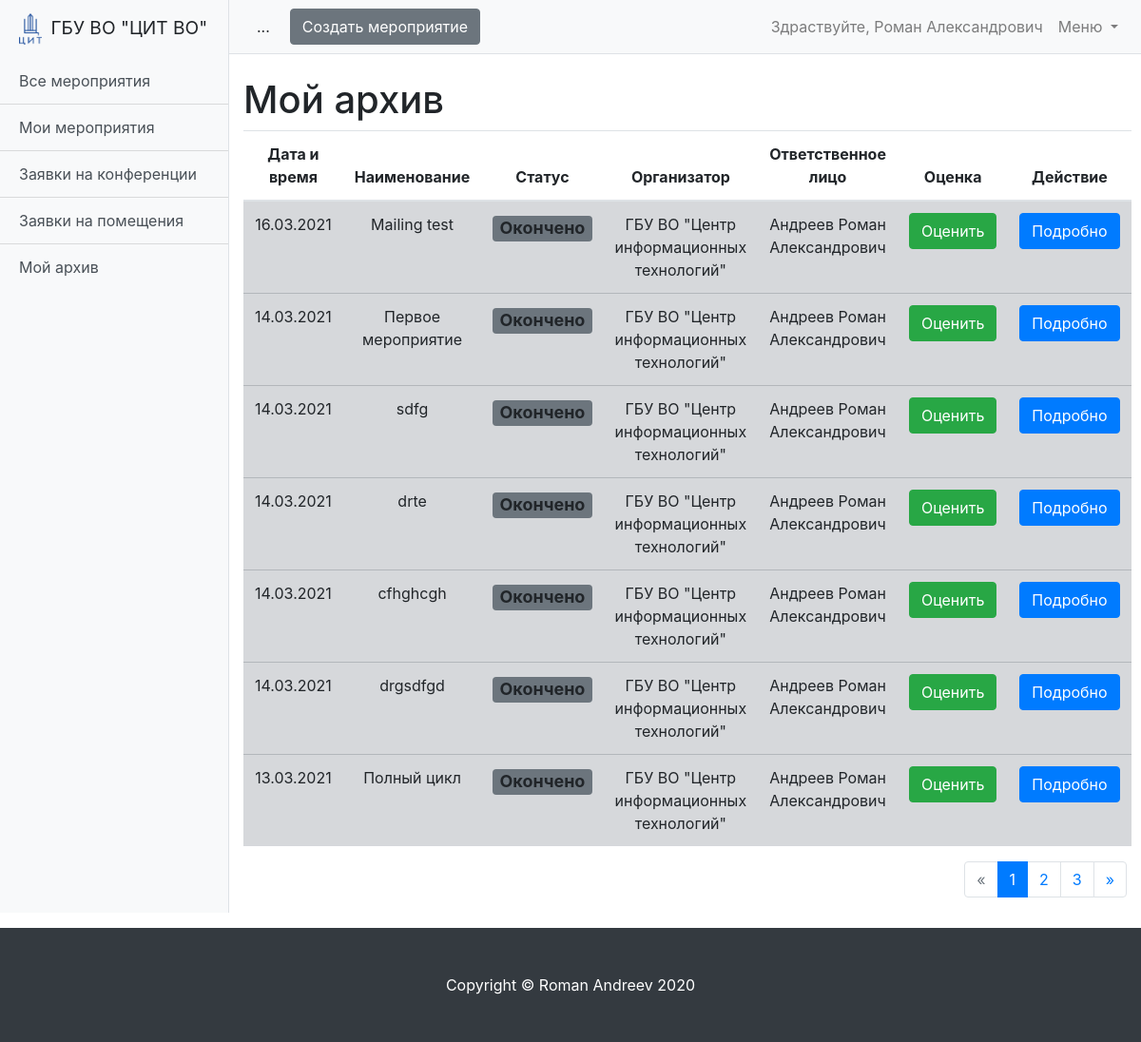
The app's page /schedule/event-archive/ (signed in), older data.
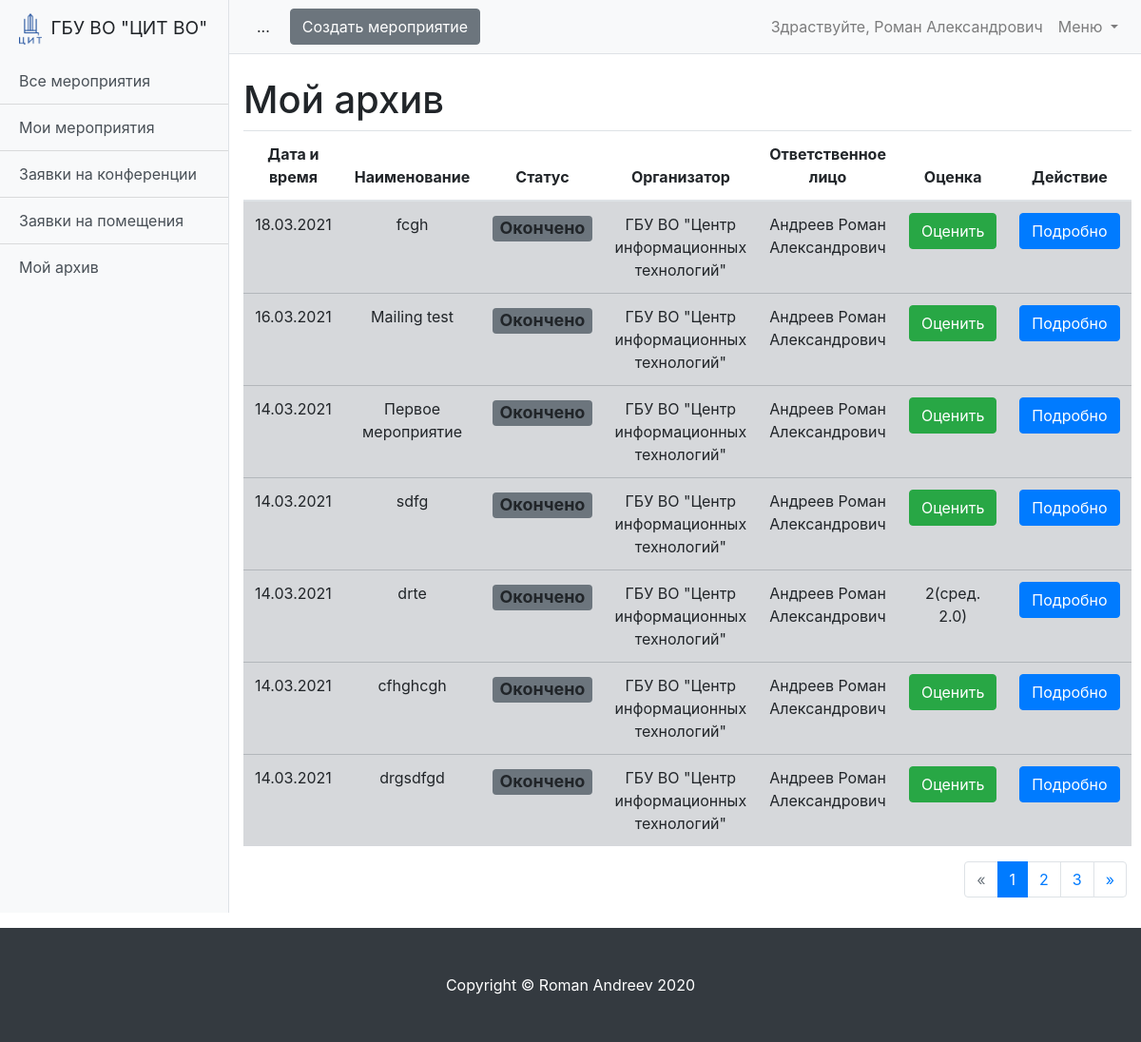
The same page, newer data.
### schedule/models.py (models this page shows, shortened)
class Event(models.Model):
    MESSAGES = {
        'create': 'Мероприятие создано!',
        'update': 'Мероприятие изменено!',
        'delete': 'Мероприятие удалено!'
    }
    STATUS_DRAFT = 'draft'
    STATUS_WAIT = 'wait'
    STATUS_READY = 'ready'
    STATUS_REJECTION = 'rejection'
    STATUS_COMPLETED = 'completed'
    STATUS_CHOICES = (
        (STATUS_DRAFT, 'Черновик'),
        (STATUS_WAIT, 'Ожидание'),
        (STATUS_READY, 'Готово'),
        (STATUS_REJECTION, 'Отказ'),
        (STATUS_COMPLETED, 'Окончено')
    )
    name = models.CharField(max_length=255, verbose_name='Название мероприятия')
    description = models.TextField(verbose_name='Описание')
    organization = models.ForeignKey('Organization', verbose_name='Организация', on_delete=models.CASCADE)  # Возможно избыточно
    owner = models.ForeignKey('User', verbose_name='Владелец', on_delete=models.CASCADE)
    date_start = models.DateField(verbose_name='Дата начала мероприятия', null=True, blank=True)
    date_end = models.DateField(verbose_name='Дата окончания мероприятия', null=True, blank=True)
    created_at = models.DateTimeField(auto_now=True)
    status = models.CharField(
        max_length=100,
        verbose_name='Статус мероприятия',
        choices=STATUS_CHOICES,
        default=STATUS_DRAFT
    )
    def get_absolute_url(self):
        return reverse('event_detail', kwargs={'pk': self.pk})
    def get_avg_grade(self):
        return Grade.objects.filter(event=self).aggregate(models.Avg('grade'))['grade__avg']
    def get_grade(self):
        return get_object_or_none(Grade, event=self).grade
    class Meta:
        ordering = ['date_start']
        verbose_name = 'Мероприятие'
        verbose_name_plural = 'Мероприятия'

class Organization(models.Model):
    name = models.CharField(max_length=255, verbose_name='Название организации')
    room = models.ManyToManyField('Room', verbose_name='Доступные помещения', related_name='related_room')
    created_at = models.DateTimeField(auto_now=True)
    def __str__(self):
        return self.name
    class Meta:
        ordering = ['name']
        verbose_name = 'Организация'
        verbose_name_plural = 'Организации'

class User(AbstractUser):
    is_operator = models.BooleanField(default=False, verbose_name='Опертор')
    is_assistant = models.BooleanField(default=False, verbose_name='Ассистент')
    organization = models.ForeignKey('Organization', verbose_name='Организация', on_delete=models.SET_NULL,
                                     null=True, blank=True)
    subscribe_mail = models.BooleanField(verbose_name='Подписка на почтовую рассылку', default=False)
    telegram = models.CharField(max_length=10, verbose_name='Телеграм чат-id', null=True, blank=True)
    subscribe_telegram = models.BooleanField(verbose_name='Подписка на рассылку в телеграм', default=False)
    phone = models.CharField(max_length=100, verbose_name='Телефон', null=True, blank=True)
    def __str__(self):
        return f'{self.last_name} {self.first_name}'

class Grade(models.Model):
    GRADE_1 = 1
    GRADE_2 = 2
    GRADE_3 = 3
    GRADE_4 = 4
    GRADE_5 = 5
    GRADE_CHOICES = (
        (GRADE_1, 'Очень плохо'),
        (GRADE_2, 'Плохо'),
        (GRADE_3, 'Удовлетворительно'),
        (GRADE_4, 'Хорошо'),
        (GRADE_5, 'Отлично')
    )
    event = models.ForeignKey('Event', verbose_name='Мероприятие', on_delete=models.CASCADE)
    created_by = models.ForeignKey('User', verbose_name='Сотрудник', on_delete=models.CASCADE)
    grade = models.SmallIntegerField(verbose_name='Оценка', choices=GRADE_CHOICES)
    comment = models.TextField(verbose_name='Комментарий', null=True, blank=True)
    created_at = models.DateTimeField(auto_now=True)
    class Meta:
        ordering = ['created_at']
        verbose_name = 'Оценка'
        verbose_name_plural = 'Оценки'

### schedule/views/event.py (the view)
# urls.py: path('event-archive/', ArchiveEventsListView.as_view(), name='event_archive'),
class ArchiveEventsListView(LoginRequiredMixin, HelpMixin, ListView):
    model = Event
    paginate_by = 7
    ordering = '-date_start'
    template_name = 'schedule/event_archive.html'
    def get_queryset(self):
        queryset = super().get_queryset()
        set_status_completed(queryset)
        return queryset.filter(
            status__in=('completed',),
            owner=self.request.user
        )

### schedule/models.py (called while the page is built)
def get_object_or_none(klass, *args, **kwargs):
    queryset = _get_queryset(klass)
    try:
        return queryset.get(*args, **kwargs)
    except queryset.model.DoesNotExist:
        return None

### schedule/services.py (called while the page is built)
def set_status_completed(queryset):
    if queryset.model == Event:
        completed_list = queryset.filter(date_start__lt=today, status__in=['wait', 'ready', 'rejection'])
        if completed_list:
            conference = Conference.objects.filter(event__in=completed_list, date__lt=today)
            booking = Booking.objects.filter(event__in=completed_list, date__lt=today)
            conference.update(status='completed')
            booking.update(status='completed')
            completed_list.filter(date_end__lt=today).update(status='completed')
    if queryset.model in [Conference, Booking]:
        completed_list = queryset.filter(date__lt=today, status__in=['wait', 'ready', 'rejection'])
        if completed_list:
            completed_list.update(status='completed')

### schedule/templatetags/custom_filter.py (called while the page is built)
@register.filter
def get_postfix(status):
    return status_postfix_css_class.get(status)

### schedule/templates/schedule/event_archive.html
{% extends 'schedule/event_list.html' %}
{% block title %}Мой архив{% endblock title %}
{% block title_grade %}
<th scope="col">
    Оценка
</th>
{% endblock title_grade %}
{% block grade %}
<td>
    {% if event.get_avg_grade %}
    {{ event.get_grade }}(сред. {{ event.get_avg_grade }})
    {% else %}
    <a class="btn btn-success" href="{% url 'grade' pk=event.pk %}" role="button">Оценить</a>
    {% endif %}
</td>
{% endblock grade %}

### schedule/templates/schedule/event_list.html
{% extends 'schedule/base.html' %}
{% load custom_filter %}
{% block content %}
<h1 class="mt-4">{% block title %}Предстоящие мероприятия{% endblock title %}</h1>
<table class="table text-center table-hover">
  <thead>
  <tr>
    <th scope="col">Дата и время</th>
    <th scope="col">Наименование</th>
    <th scope="col">Статус</th>
    <th scope="col">Организатор</th>
    <th scope="col">Ответственное лицо</th>
    {% block title_grade %}{% endblock title_grade %}
    <th scope="col">Действие</th>
  </tr>
  </thead>
  <tbody>
  {% for event in page_obj %}
  <tr class="table-{{ event.status|get_postfix }}">
    <td>
      {% if event.date_start == event.date_end %}{{ event.date_start|date:"d.m.Y" }}
      {% else %}{{ event.date_start|date:"d.m" }}-{{ event.date_end|date:"d.m.Y" }}
      {% endif %}
    </td>
    <td>{{ event.name }}</td>
    <td>
      <h4><span class="badge bg-{{ event.status|get_postfix }}">{{ event.get_status_display  }}</span></h4>
    </td>
    <td>{{ event.organization }}</td>
    <td>{{ event.owner }}</td>
    {% block grade %}{% endblock grade %}
    <td><a href="{{ event.get_absolute_url }}" type="button" class="btn btn-primary">Подробно</a></td>
  </tr>
  {% endfor %}
  </tbody>
</table>
{% include 'pagination.html' %}
{% endblock content %}

Row changes from the older to the newer data that the page shows:
no longer on this page (row unchanged): Event: date_start "13.03.2021", name "Полный цикл", status "Окончено", organization "ГБУ ВО \"Центр информационных технологий\"", owner "Андреев Роман Александрович", shows "Оценить"
added Event: date_start "18.03.2021", name "fcgh", status "Окончено", organization "ГБУ ВО \"Центр информационных технологий\"", owner "Андреев Роман Александрович", shows "Оценить"
shown differently, row unchanged: Event "drte": get_grade (not shown) → "2"; get_avg_grade (not shown) → "2.0"; text "Оценить" → "(сред. )"
